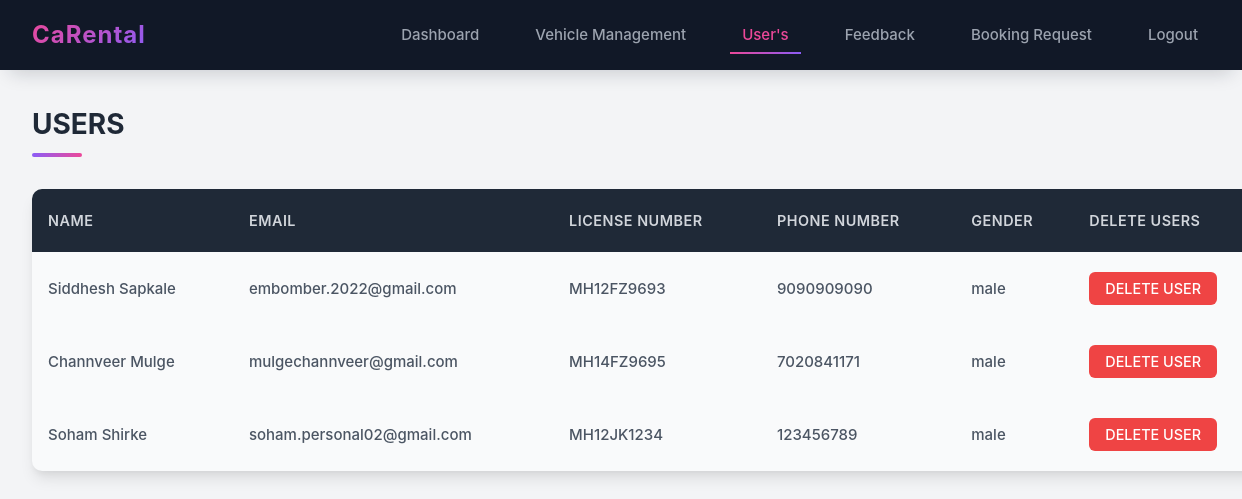
Page /adminusers.php (signed in) on the committed database.
### tables this page shows
CREATE TABLE `users` (
  `FNAME` varchar(255) NOT NULL,
  `LNAME` varchar(255) NOT NULL,
  `EMAIL` varchar(255) NOT NULL,
  `LIC_NUM` varchar(255) NOT NULL,
  `PHONE_NUMBER` bigint(11) NOT NULL,
  `PASSWORD` varchar(255) NOT NULL,
  `GENDER` varchar(255) NOT NULL
);

### adminusers.php (the view, shortened to what this page needs)
<!DOCTYPE html>
<html lang="en">
<head>
    <link rel="stylesheet" href="adminuser.css">
</head>
<body>
    <?php
    require_once('connection.php');
    $query = "SELECT * FROM users";
    $queryy = mysqli_query($con, $query);
    ?>
    <div class="hai">
        <div class="navbar">
            <div class="icon">
                <h2 class="logo">CaRental</h2>
            </div>
            <div class="menu">
                <ul>
                    <li><a href="admindash.php"> Dashboard</a></li>
                    <li><a href="adminvehicle.php"> Vehicle Management</a></li>
                    <li><a href="adminusers.php" class="active"> User's</a></li>
                    <li><a href="feed.php">Feedback</a></li>
                    <li><a href="adminbook.php">Booking Request</a></li>
                    <li><a href="index.php">Logout</a></button></li>
                </ul>
            </div>
        </div>
    </div>
    <h1 class="header">USERS</h1>
    <div>
        <table class="content-table">
            <thead>
                <tr>
                    <th>NAME</th>
                    <th>EMAIL</th>
                    <th>LICENSE NUMBER</th>
                    <th>PHONE NUMBER</th>
                    <th>GENDER</th>
                    <th>DELETE USERS</th>
                </tr>
            </thead>
            <tbody>
                <?php while ($res = mysqli_fetch_array($queryy)) { ?>
                    <tr class="active-row">
                        <td><?php echo $res['FNAME'] . " " . $res['LNAME']; ?></td>
                        <td><?php echo $res['EMAIL']; ?></td>
                        <td><?php echo $res['LIC_NUM']; ?></td>
                        <td><?php echo $res['PHONE_NUMBER']; ?></td>
                        <td><?php echo $res['GENDER']; ?></td>
                        <td><button class="but"><a href="deleteuser.php?id=<?php echo $res['EMAIL']; ?>">DELETE
                                    USER</a></button></td>
                    </tr>
                <?php } ?>
            </tbody>
        </table>
    </div>
</body>
</html>

### adminuser.css (style rules this page uses)
:root { --primary: #2563eb; --primary-light: #60a5fa; --primary-dark: #1e40af; --secondary: #ec4899; --tertiary: #8b5cf6; --success: #10b981; --warning: #f59e0b; --danger: #ef4444; --light: #f9fafb; --dark: #111827; --gray-100: #f3f4f6; --gray-200: #e5e7eb; --gray-300: #d1d5db; --gray-400: #9ca3af; --gray-500: #6b7280; --gray-600: #4b5563; --gray-700: #374151; --gray-800: #1f2937; --card-shadow: 0 10px 15px -3px rgba(0, 0, 0, 0.1), 0 4px 6px -2px rgba(0, 0, 0, 0.05); --sidebar-shadow: 0 12px 20px -10px rgba(17, 24, 39, 0.2); --hover-transition: all 0.3s cubic-bezier(0.4, 0, 0.2, 1); }
* { margin: 0; padding: 0; box-sizing: border-box; font-family: 'Inter', -apple-system, BlinkMacSystemFont, 'Segoe UI', Roboto, Oxygen, Ubuntu, Cantarell, sans-serif; }
body { background-color: var(--gray-100); color: var(--gray-800); line-height: 1.6; font-size: 15px; min-height: 100vh; overflow-y: scroll; }
.hai { width: 100%; }
.navbar { background: var(--dark); display: flex; justify-content: space-between; align-items: center; padding: 1rem 2rem; box-shadow: var(--sidebar-shadow); position: sticky; top: 0; z-index: 50; }
.icon { display: flex; align-items: center; }
.logo { font-size: 1.5rem; font-weight: 700; letter-spacing: 1px; color: var(--light); background: linear-gradient(135deg, var(--secondary), var(--tertiary)); -webkit-background-clip: text; background-clip: text; color: transparent; }
.menu ul { display: flex; list-style: none; gap: 2rem; }
.menu li a { color: var(--gray-400); text-decoration: none; font-weight: 500; padding: 0.5rem 0.75rem; border-radius: 8px; transition: var(--hover-transition); position: relative; }
.menu li a::after { content: ''; position: absolute; bottom: -2px; left: 0; width: 0; height: 2px; background: linear-gradient(to right, var(--secondary), var(--tertiary)); transition: var(--hover-transition); }
.menu li a:hover, .menu li a.active { color: var(--secondary); }
.menu li a:hover::after, .menu li a.active::after { width: 100%; }
.header { font-size: 1.75rem; font-weight: 700; color: var(--gray-800); position: relative; margin: 2rem; padding-bottom: 10px; max-width: 1400px; margin-left: 2rem; }
.header::after { content: ""; position: absolute; bottom: 0; left: 0; width: 50px; height: 4px; background: linear-gradient(to right, var(--tertiary), var(--secondary)); border-radius: 2px; }
.content-table { width: 100%; max-width: 1400px; margin: 0 auto 2rem; border-collapse: separate; border-spacing: 0; background: var(--light); border-radius: 10px; overflow: hidden; box-shadow: var(--card-shadow); animation: fadeIn 0.5s ease-out; margin-left: 2rem; margin-right: 2rem; }
.content-table thead { background: var(--gray-800); }
.content-table th { padding: 1.25rem 1rem; text-align: left; font-weight: 600; font-size: 0.9rem; text-transform: uppercase; letter-spacing: 0.5px; color: var(--gray-300); }
.content-table tbody tr { border-bottom: 1px solid var(--gray-200); transition: var(--hover-transition); }
.content-table tbody tr:last-child { border-bottom: none; }
.content-table td { padding: 1.25rem 1rem; color: var(--gray-600); }
.active-row { font-weight: 500; }
.but { background: var(--danger); color: white; border: none; padding: 0.5rem 1rem; border-radius: 6px; font-weight: 500; font-size: 0.9rem; cursor: pointer; transition: var(--hover-transition); }
.but a { color: white; text-decoration: none; }

### adminusers.php (style rules this page uses)
body { overflow-y: scroll; }

### rows in the picture
users: FNAME "Siddhesh", LNAME "Sapkale", EMAIL "embomber.2022@gmail.com", LIC_NUM "MH12FZ9693", PHONE_NUMBER "9090909090", GENDER "male"
users: FNAME "Channveer", LNAME "Mulge", EMAIL "mulgechannveer@gmail.com", LIC_NUM "MH14FZ9695", PHONE_NUMBER "7020841171", GENDER "male"
users: FNAME "Soham", LNAME "Shirke", EMAIL "soham.personal02@gmail.com", LIC_NUM "MH12JK1234", PHONE_NUMBER "123456789", GENDER "male"
